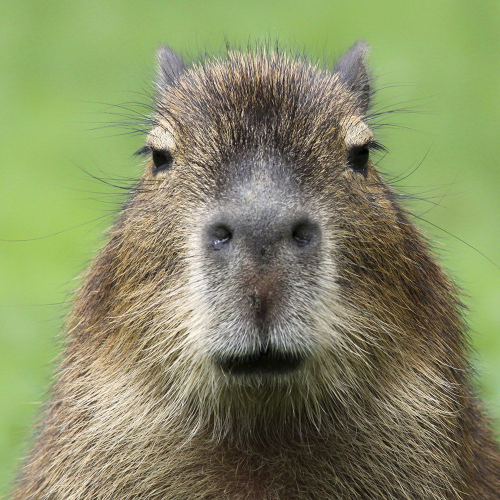
#> input picture Learn PYTHON_Python OGREN/11_Yapay Zeka Artificial Intelligence/opencv_projects/images/square1.jpg, 1000 x 1000 px (shown at 1/2 size)
$ python 'opencv_19 ROI ile parca değiştirme copy.py'
#> lines starting #> are read from the running program, lines starting #| are printed output that depends on the picture; after the words box and inside, x2 and y2 are one past the last pixel; in counts of white or black regions, pixels touching at a corner belong together
# ROI = Region of Interest
import cv2

img1 = cv2.imread('images/square1.jpg')
#> img1 is the input picture: shape (1000, 1000, 3); mean B, G, R 100.7, 140.6, 133.8
# roi = img1[y1:y2, x1:x2]
# parca = img1[200:400, 200:400] # sol göz
parca = img1[400:520, 400:650] # burun
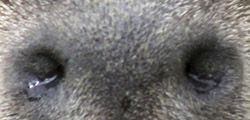
#> parca: shape (120, 250, 3); mean B, G, R 113.9, 115, 117
img1[330:450, 400:650] = parca
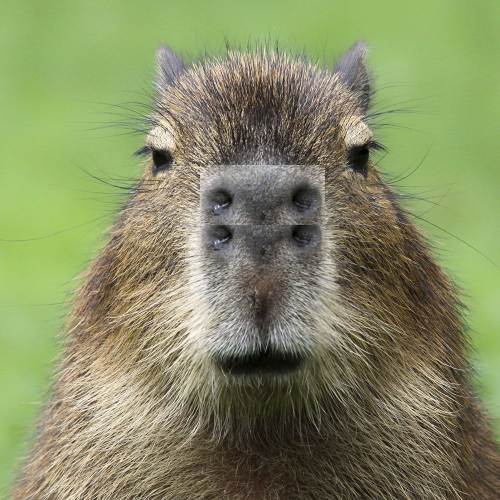
#> img1: shape (1000, 1000, 3) (shown at 1/2 size); 3% of pixels changed, all inside (x1, y1, x2, y2) = (400, 330, 650, 450)

cv2.imshow('parça',img1)
cv2.waitKey(0)
cv2.destroyAllWindows()
